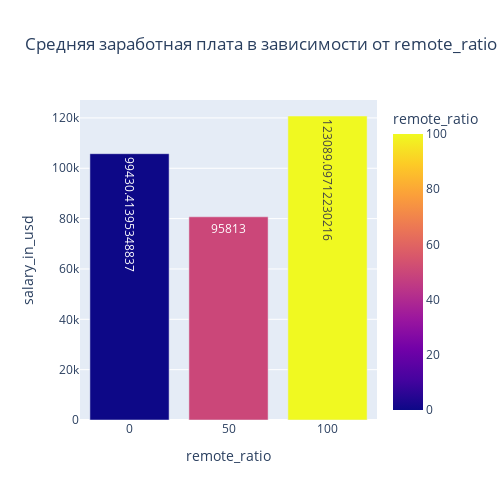

Write notebook code for a chart like this one.
### Code cell
# Средняя заработная плата в зависимости от remote_ratio

df_ratio = df.groupby(by='remote_ratio', as_index=False).salary_in_usd.mean().sort_values(by='salary_in_usd', ascending=False)
df_ratio.nlargest(10, columns='salary_in_usd')

fig = px.bar(data_frame=df_ratio, x='remote_ratio', y='salary_in_usd', color='remote_ratio', text = df_year.salary_in_usd, orientation='v', 
    height=500, width=500, title='Средняя заработная плата в зависимости от remote_ratio' 
)
fig.show()

### Figure 1 — Plotly figure (JSON) as saved in the notebook; plotly's stock layout.template omitted (floating-point values rounded to 4 significant figures)
{"data": [{"alignmentgroup": "True", "hovertemplate": "remote_ratio=%{marker.color}<br>salary_in_usd=%{y}<br>text=%{text}<extra></extra>", "legendgroup": "", "marker": {"color": [100, 0, 50], "coloraxis": "coloraxis", "pattern": {"shape": ""}}, "name": "", "offsetgroup": "", "orientation": "v", "showlegend": false, "text": [123100.0, 99430.0, 95813], "textposition": "auto", "type": "bar", "x": [100, 0, 50], "xaxis": "x", "y": [120800.0, 105800.0, 80720.0], "yaxis": "y"}], "layout": {"barmode": "relative", "coloraxis": {"colorbar": {"title": {"text": "remote_ratio"}}, "colorscale": [[0, "#0d0887"], [0.1111, "#46039f"], [0.2222, "#7201a8"], [0.3333, "#9c179e"], [0.4444, "#bd3786"], [0.5556, "#d8576b"], [0.6667, "#ed7953"], [0.7778, "#fb9f3a"], [0.8889, "#fdca26"], [1, "#f0f921"]]}, "height": 500, "legend": {"tracegroupgap": 0}, "title": {"text": "Средняя заработная плата в зависимости от remote_ratio"}, "width": 500, "xaxis": {"anchor": "y", "domain": [0, 1], "title": {"text": "remote_ratio"}}, "yaxis": {"anchor": "x", "domain": [0, 1], "title": {"text": "salary_in_usd"}}}}
